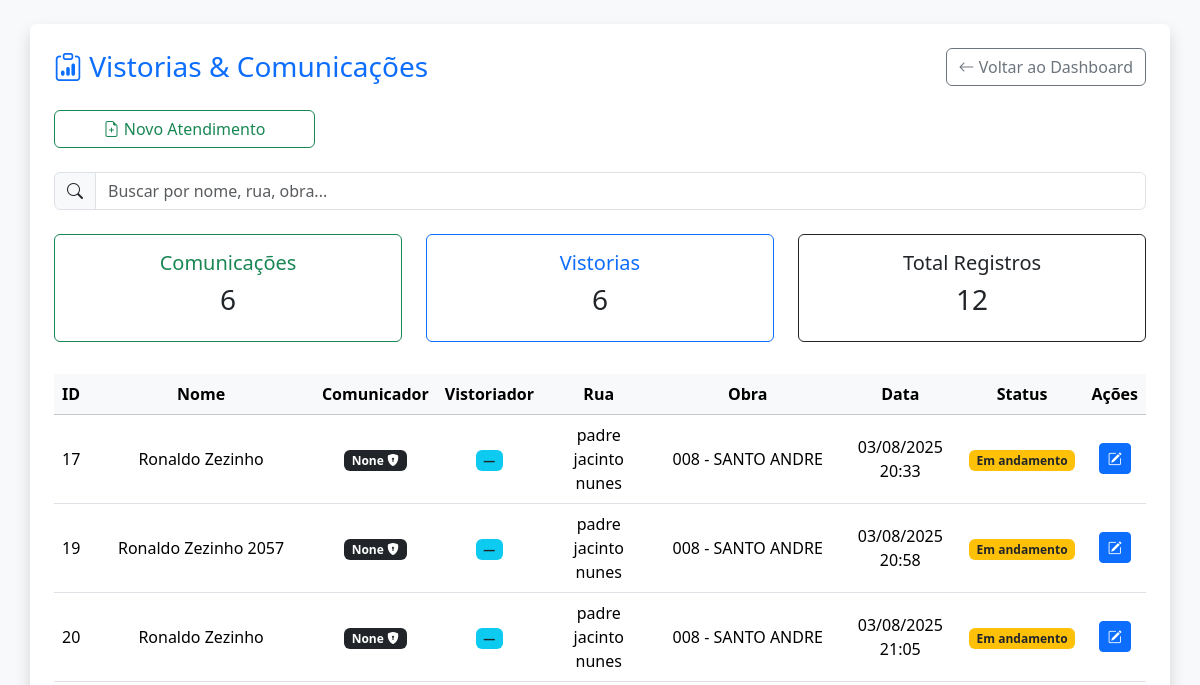
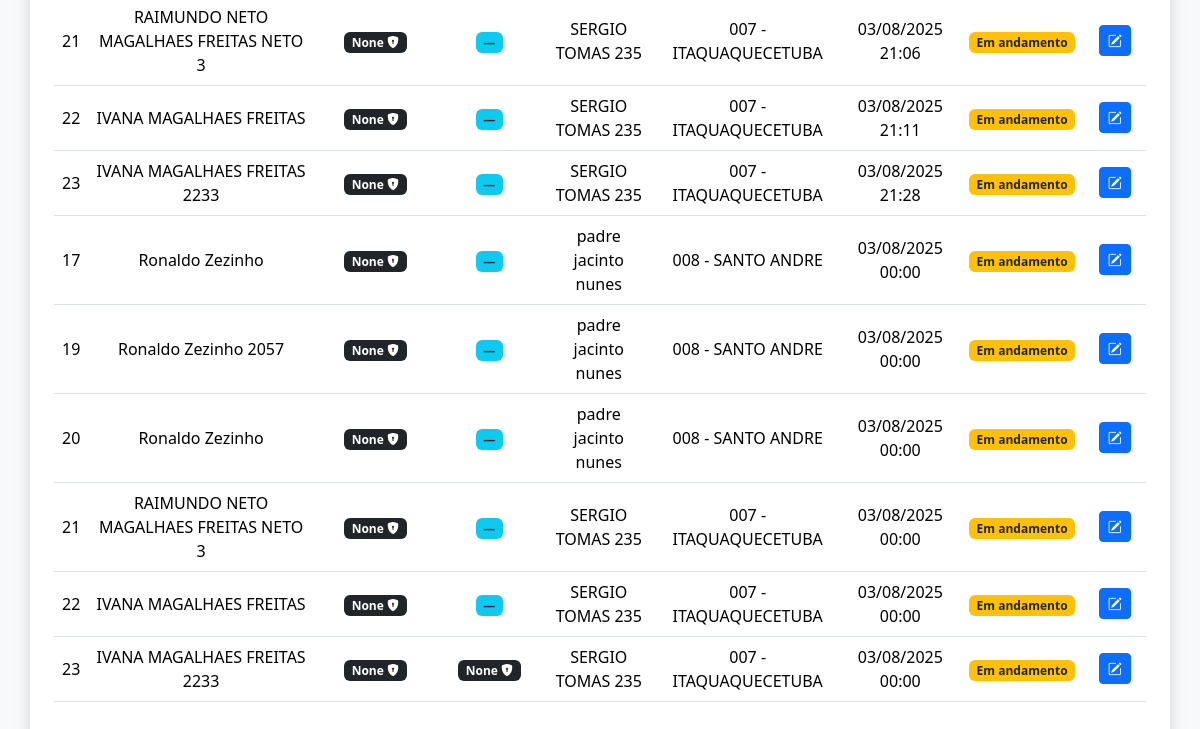
The app's page /atendimento/ (signed in), older data (2 pictures, top to bottom).
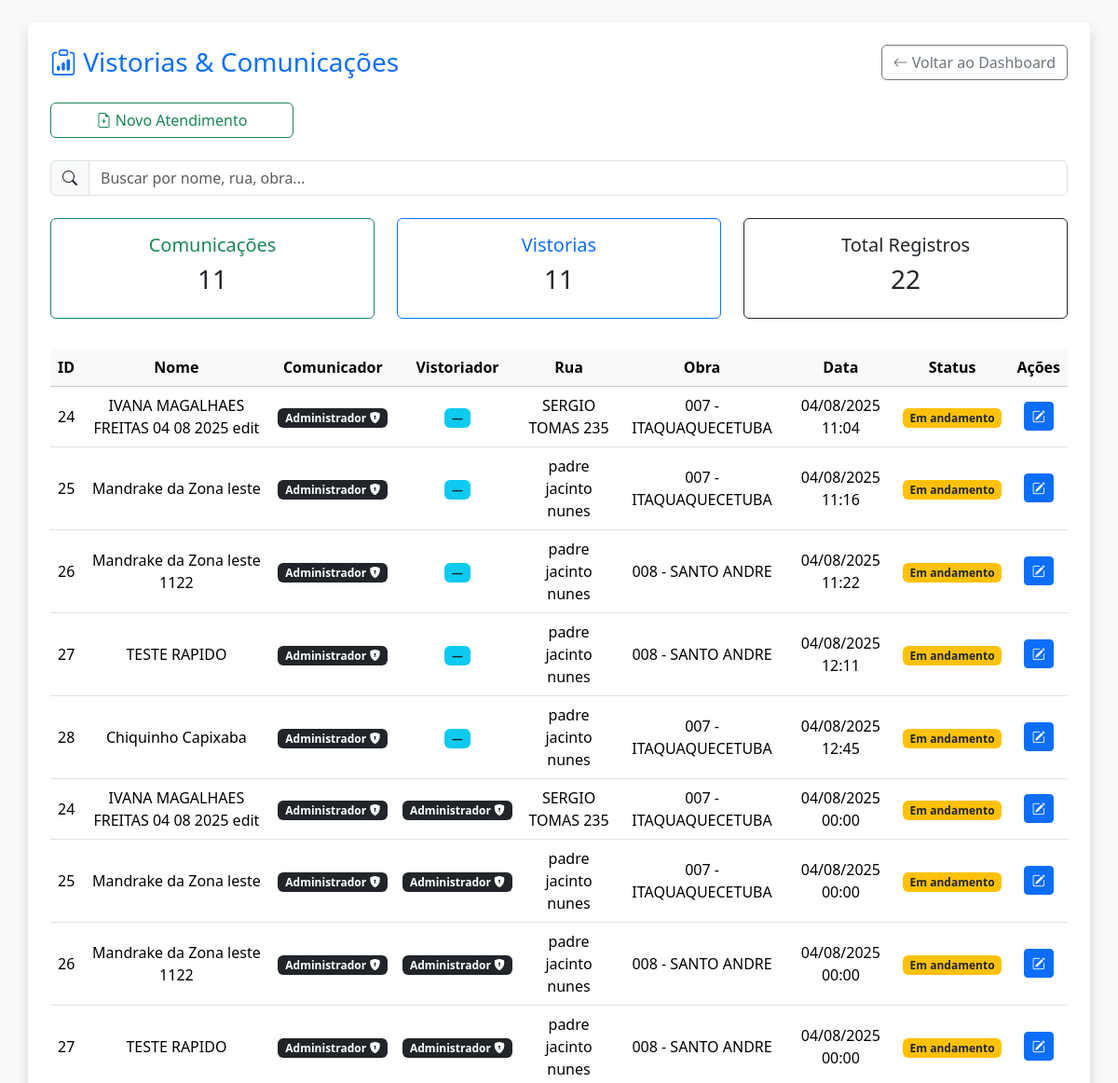
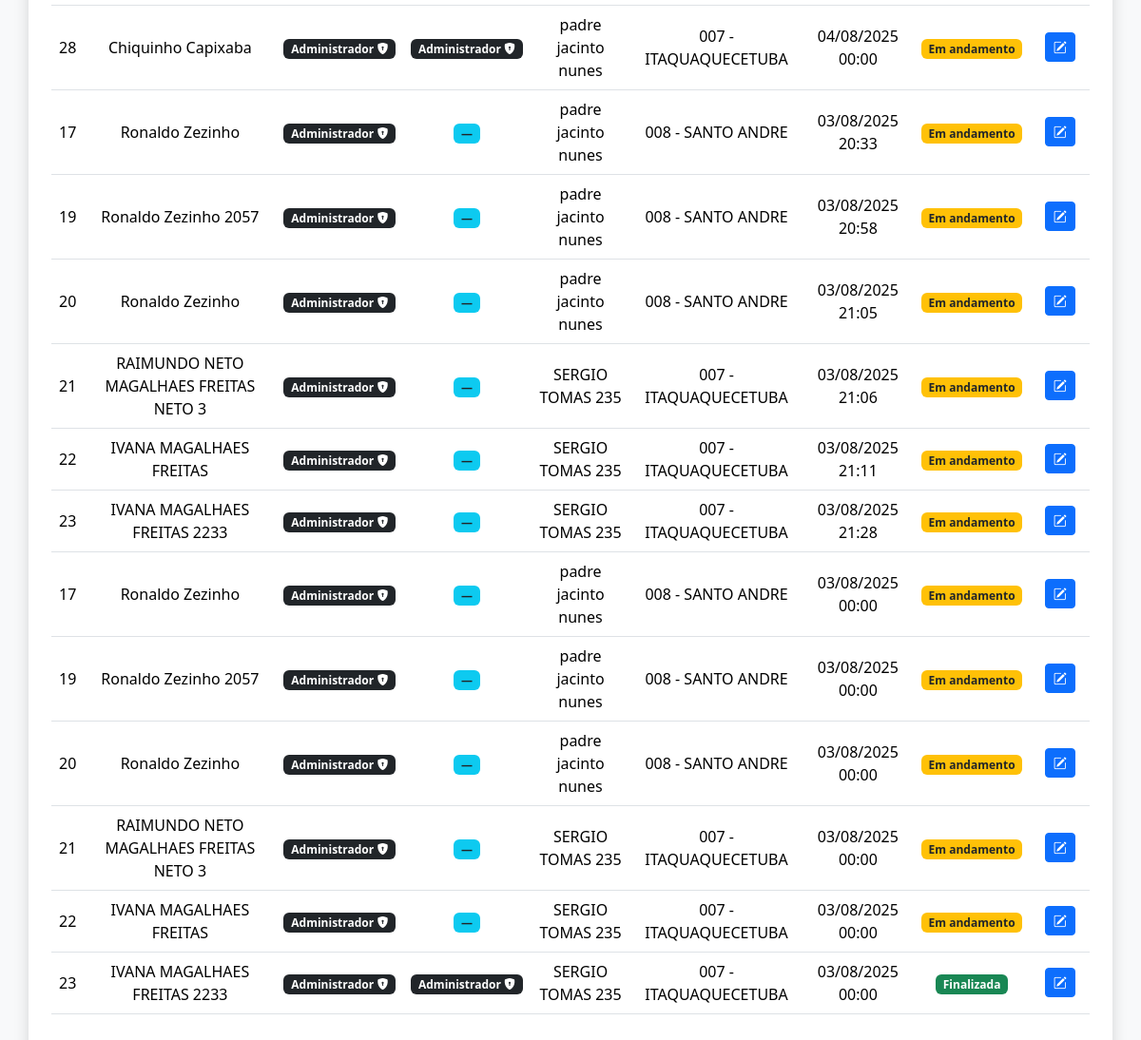
The same page, newer data (2 pictures, top to bottom).
### app/models.py (models this page shows)
class ComunicacaoObra(db.Model):
    __tablename__ = 'comunicacao_obra'
    id = db.Column(db.Integer, primary_key=True)
    nome = db.Column(db.String(100), nullable=False)
    cpf = db.Column(db.String(20))
    endereco = db.Column(db.String(255))
    telefone = db.Column(db.String(50))
    bairro = db.Column(db.String(100))
    numero = db.Column(db.String(20))
    comunicado = db.Column(db.String(20))
    economia = db.Column(db.String(50))
    assinatura = db.Column(db.String(100))
    tipo_imovel = db.Column(db.String(200))
    data_envio = db.Column(db.DateTime, default=datetime.utcnow)
    obra_id = db.Column(db.Integer, db.ForeignKey('obra.id', name='fk_comunicacao_obra'))
    obra = db.relationship("Obra", backref="comunicacoes")
    usuario_id = db.Column(db.Integer, db.ForeignKey('user.id', name='fk_usuario_comunicacao'))
    usuario = db.relationship("User", backref="comunicacoes")  # ✅ AQUI
    vistorias = db.relationship("VistoriaImovel", back_populates="comunicacao", cascade="all, delete-orphan")

class Obra(db.Model):
    id = db.Column(db.Integer, primary_key=True)
    nome = db.Column(db.String(100), nullable=False)
    descricao = db.Column(db.Text)
    endereco = db.Column(db.String(255))
    responsavel = db.Column(db.String(100))
    data_inicio = db.Column(db.Date)
    data_fim = db.Column(db.Date)
    criado_em = db.Column(db.DateTime, default=datetime.utcnow)

class VistoriaImovel(db.Model):
    id = db.Column(db.Integer, primary_key=True)
    data_1 = db.Column(db.Date)        # ALTERADO
    hora_1 = db.Column(db.Time)        # ALTERADO
    data_2 = db.Column(db.Date)        # ALTERADO
    hora_2 = db.Column(db.Time)        # ALTERADO
    data_3 = db.Column(db.Date)        # ALTERADO
    hora_3 = db.Column(db.Time)        # ALTERADO
    nome_responsavel = db.Column(db.String(100))
    cpf_responsavel = db.Column(db.String(50))
    tipo_vinculo = db.Column(db.String(30))
    municipio = db.Column(db.String(100))
    bairro = db.Column(db.String(100))
    rua = db.Column(db.String(100))
    numero = db.Column(db.String(20))
    complemento = db.Column(db.String(100))
    celular = db.Column(db.String(20))
    tipo_imovel = db.Column(db.String(50))
    soleira = db.Column(db.String(50))
    calcada = db.Column(db.String(100))
    observacoes = db.Column(db.Text)
    fotos = db.relationship("FotoVistoria", back_populates="vistoria", cascade="all, delete-orphan")
    finalizada = db.Column(db.Boolean, default=False)
    usuario_id = db.Column(db.Integer, db.ForeignKey('user.id'))
    usuario = db.relationship('User', backref='vistorias')
    obra_id = db.Column(db.Integer, db.ForeignKey('obra.id', name='fk_vistoria_obra'))
    obra = db.relationship("Obra", backref="vistorias")
    comunicacao_id = db.Column(db.Integer, db.ForeignKey('comunicacao_obra.id'))
    comunicacao = db.relationship("ComunicacaoObra", back_populates="vistorias")

### app/atendimento/routes.py (the view)
@atendimento_bp.route("/")
def dashboard_unificado():
    if "user_id" not in session:
        return redirect(url_for("auth.login"))
    cargo = session.get("cargo")
    user_id = session.get("user_id")
    registros = []
    if cargo == "vistoriador":
        obras_ids = db.session.query(VistoriaImovel.obra_id)\
            .filter(VistoriaImovel.usuario_id == user_id)\
            .distinct().all()
        obras_ids = [id for (id,) in obras_ids]
        comunicacoes = ComunicacaoObra.query\
            .filter(ComunicacaoObra.obra_id.in_(obras_ids))\
            .all()
        vistorias = VistoriaImovel.query\
            .filter(VistoriaImovel.obra_id.in_(obras_ids))\
            .options(joinedload(VistoriaImovel.usuario))\
            .all()
    else:
        comunicacoes = ComunicacaoObra.query.all()
        vistorias = VistoriaImovel.query.options(joinedload(VistoriaImovel.usuario)).all()
    for c in comunicacoes:
        registros.append({
            "id": c.id,
            "nome": c.nome,
            "rua": c.endereco,
            "obra": c.obra,
            "data_envio": c.data_envio,
            "finalizada": False,
            "comunicador": f"{c.usuario.nome} (Admin)" if c.usuario and c.usuario.cargo == "admin" else c.usuario.nome if c.usuario else "—"
        })
    for v in vistorias:
        registros.append({
            "id": v.id,
            "nome": v.nome_responsavel or (v.comunicacao.nome if v.comunicacao else "Sem nome"),
            "rua": v.rua or (v.comunicacao.endereco if v.comunicacao else "—"),
            "obra": v.obra,
            "data_envio": v.data_1,
            "finalizada": v.finalizada,
            "comunicador": (
                f"{v.comunicacao.usuario.nome} (Admin)" if v.comunicacao and v.comunicacao.usuario and v.comunicacao.usuario.cargo == "admin"
                else v.comunicacao.usuario.nome if v.comunicacao and v.comunicacao.usuario
                else "—"
            ),
            "vistoriador": (
                f"{v.usuario.nome} (Admin)" if v.usuario and v.usuario.cargo == "admin"
                else v.usuario.nome if v.usuario else "—"
            ),
        })
    registros.sort(
        key=lambda r: datetime.combine(r["data_envio"], time.min) if r.get("data_envio") else datetime.min,
        reverse=True
    )
    return render_template("atendimento/dashboard.html",
                           registros=registros,
                           total_comunicacoes=len(comunicacoes),
                           total_vistorias=len(vistorias),
                           total_registros=len(registros))

### templates/atendimento/dashboard.html (shortened to what the changed rows need)
<!DOCTYPE html>
<html lang="pt-BR">
<head>
  <link href="https://cdn.jsdelivr.net/npm/bootstrap@5.3.3/dist/css/bootstrap.min.css" rel="stylesheet" />
  <link href="https://cdn.jsdelivr.net/npm/bootstrap-icons@1.10.5/font/bootstrap-icons.css" rel="stylesheet" />
</head>
<body class="bg-light p-3 p-md-4">
  <div class="container bg-white p-4 rounded shadow">
    <div class="row text-center mb-4">
      <div class="col-md-4 col-12 mb-2">
        <div class="card border-success">
          <div class="card-body">
            <h5 class="card-title text-success">Comunicações</h5>
            <h3>{{ total_comunicacoes }}</h3>
          </div>
        </div>
      </div>
      <div class="col-md-4 col-12 mb-2">
        <div class="card border-primary">
          <div class="card-body">
            <h5 class="card-title text-primary">Vistorias</h5>
            <h3>{{ total_vistorias }}</h3>
          </div>
        </div>
      </div>
      <div class="col-md-4 col-12 mb-2">
        <div class="card border-dark">
          <div class="card-body">
            <h5 class="card-title text-dark">Total Registros</h5>
            <h3>{{ total_registros }}</h3>
          </div>
        </div>
      </div>
    </div>
  {% if registros %}
<div class="table-responsive">
  <table class="table table-hover align-middle text-center" id="tabelaRegistros">
    <thead class="table-light">
      <tr>
        <th>ID</th>
        <th>Nome</th>
        <th>Comunicador</th>
        <th>Vistoriador</th>
        <th>Rua</th>
        <th>Obra</th>
        <th>Data</th>
        <th>Status</th>
        {% if session.cargo in ['admin', 'vistoriador'] %}
        <th>Ações</th>
        {% endif %}
      </tr>
    </thead>
    <tbody>
      {% for r in registros %}
      <tr>
        <td>{{ r.id }}</td>
        <td>{{ r.nome or 'Sem nome' }}</td>
        <td>
          {% if r.comunicador and "(Admin)" in r.comunicador %}
          <span class="badge bg-dark">
            {{ r.comunicador.replace(" (Admin)", "") }} <i class="bi bi-shield-lock-fill"></i>
          </span>
          {% else %}
          <span class="badge bg-secondary">{{ r.comunicador or "—" }}</span>
          {% endif %}
        </td>
        <td>
          {% if r.vistoriador and "(Admin)" in r.vistoriador %}
          <span class="badge bg-dark">
            {{ r.vistoriador.replace(" (Admin)", "") }} <i class="bi bi-shield-lock-fill"></i>
          </span>
          {% else %}
          <span class="badge bg-info text-dark">{{ r.vistoriador or '—' }}</span>
          {% endif %}
        </td>
        <td>{{ r.rua }}</td>
        <td>{{ r.obra.nome if r.obra else '—' }}</td>
        <td>
          {% if r.data_envio %}
          {{ r.data_envio.strftime('%d/%m/%Y %H:%M') }}
          {% else %}
          —
          {% endif %}
        </td>
        <td>
          {% if r.finalizada %}
          <span class="badge bg-success">Finalizada</span>
          {% else %}
          <span class="badge bg-warning text-dark">Em andamento</span>
          {% endif %}
        </td>
        {% if session.cargo in ['admin', 'vistoriador'] %}
        <td>
          <a href="{{ url_for('atendimento.atendimento_unificado', id=r.id) }}" class="btn btn-sm btn-primary">
            <i class="bi bi-pencil-square"></i>
          </a>
        </td>
        {% endif %}
      </tr>
      {% endfor %}
    </tbody>
  </table>
</div>
{% else %}
<p class="text-muted text-center mt-4">Nenhum registro encontrado ainda.</p>
{% endif %}
</body>
</html>

Row changes from the older to the newer data that the page shows:
added ComunicacaoObra: id "24", nome "IVANA MAGALHAES FREITAS 04 08 2025 edit", comunicador.replace "Administrador", vistoriador "—", rua "SERGIO TOMAS 235", obra "007 - ITAQUAQUECETUBA", data_envio "04/08/2025 11:04", shows "Em andamento", vistoriador.replace "Administrador", data_envio "04/08/2025 00:00"
added ComunicacaoObra: id "25", nome "Mandrake da Zona leste", comunicador.replace "Administrador", vistoriador "—", rua "padre jacinto nunes", obra "007 - ITAQUAQUECETUBA", data_envio "04/08/2025 11:16", shows "Em andamento", vistoriador.replace "Administrador", data_envio "04/08/2025 00:00"
added ComunicacaoObra: id "26", nome "Mandrake da Zona leste 1122", comunicador.replace "Administrador", vistoriador "—", rua "padre jacinto nunes", obra "008 - SANTO ANDRE", data_envio "04/08/2025 11:22", shows "Em andamento", vistoriador.replace "Administrador", data_envio "04/08/2025 00:00"
added ComunicacaoObra: id "27", nome "TESTE RAPIDO", comunicador.replace "Administrador", vistoriador "—", rua "padre jacinto nunes", obra "008 - SANTO ANDRE", data_envio "04/08/2025 12:11", shows "Em andamento", vistoriador.replace "Administrador", data_envio "04/08/2025 00:00"
added ComunicacaoObra: id "28", nome "Chiquinho Capixaba", comunicador.replace "Administrador", vistoriador "—", rua "padre jacinto nunes", obra "007 - ITAQUAQUECETUBA", data_envio "04/08/2025 12:45", shows "Em andamento", vistoriador.replace "Administrador", data_envio "04/08/2025 00:00"
computed for ComunicacaoObra id 17: comunicador.replace "None" → "Administrador"
computed for ComunicacaoObra "Ronaldo Zezinho 2057": comunicador.replace "None" → "Administrador"
computed for ComunicacaoObra id 20: comunicador.replace "None" → "Administrador"
computed for ComunicacaoObra "RAIMUNDO NETO MAGALHAES FREITAS NETO 3": comunicador.replace "None" → "Administrador"
computed for ComunicacaoObra "IVANA MAGALHAES FREITAS": comunicador.replace "None" → "Administrador"
computed for ComunicacaoObra "IVANA MAGALHAES FREITAS 2233": comunicador.replace "None" → "Administrador"; vistoriador.replace "None" → "Administrador"; text "Em andamento" → "Finalizada"
Text that changed along with them:
{{ total_comunicacoes }}: "6" → "11"
{{ total_vistorias }}: "6" → "11"
{{ total_registros }}: "12" → "22"
